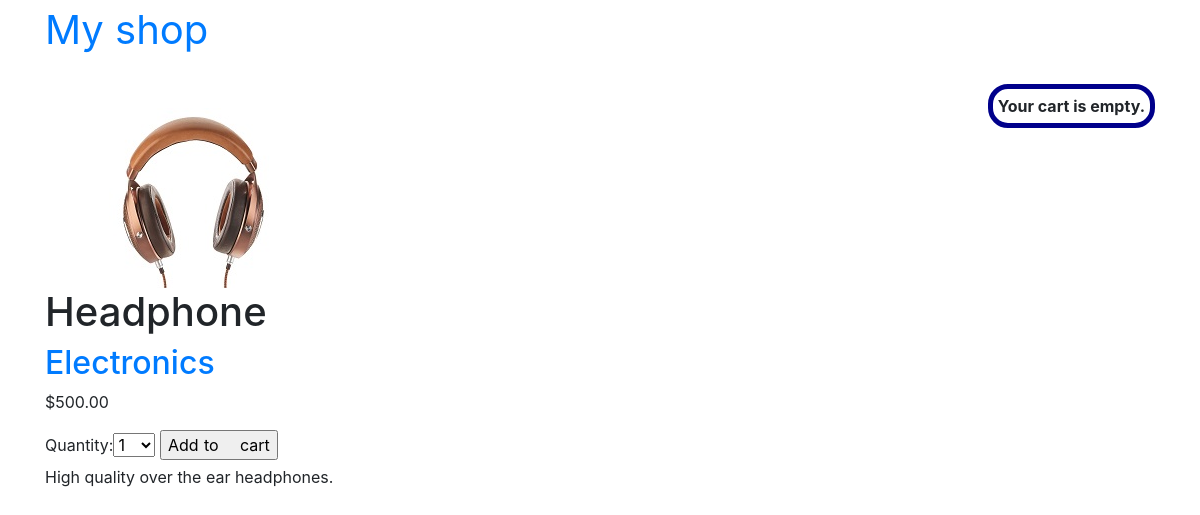
Page /6/headphone/ on the committed database.
### shop/models.py (models this page shows, shortened)
class	Product(models.Model):
	category	=	models.ForeignKey(Category,related_name='products',on_delete=models.CASCADE)
	name	=	models.CharField(max_length=200,db_index=True)
	slug	=	models.SlugField(max_length=200,db_index=True)
	image	=	models.ImageField(upload_to='products/%Y/%m/%d',
			blank=True)
	description	=	models.TextField(blank=True)
	price	=	models.DecimalField(max_digits=10,	decimal_places=2)
	available	=	models.BooleanField(default=True)
	created	=	models.DateTimeField(auto_now_add=True)
	updated	=	models.DateTimeField(auto_now=True)
	class	Meta:
		ordering	=	('name',)
		index_together	=	(('id',	'slug'),)

class Category(models.Model):
	name = models.CharField(max_length=200,db_index=True)
	slug = models.SlugField(max_length=200,unique=True)
	class	Meta:
		ordering = ('name',)
		verbose_name = 'category'
		verbose_name_plural = 'categories'
	def __str__(self):
		return self.name
	def	get_absolute_url(self):
		return	reverse('shop:product_list_by_category',args=[self.slug])

### shop/views.py (the view)
# urls.py: path('<int:id>/<slug:slug>/',	views.product_detail, name='product_detail'),
def	product_detail(request,	id,	slug):
	product	= get_object_or_404(Product,id=id,slug=slug,available=True)
	cart_product_form	=	CartAddProductForm()
	return	render(request,'shop/product/detail.html',{'product': product,'cart_product_form':	cart_product_form})

### cart/forms.py
class CartAddProductForm(forms.Form):
	quantity = forms.TypedChoiceField(choices=PRODUCT_QUANTITY_CHOICES,coerce=int)
	update = forms.BooleanField(required=False,initial=False,widget=forms.HiddenInput)

### cart/cart.py (called while the page is built)
	def	__len__(self):
		return	sum(item['quantity'] for item in self.cart.values())

### cart/context_processors.py (called while the page is built)
def	cart(request):
	return	{'cart': Cart(request)}

### shop/templates/shop/product/detail.html (shortened to what this page needs)
{%	extends	"shop/base.html"	%}
{%	load	static	%}
{%	block	content	%}
		<div	class="product-detail">
				<img	src="{%	if	product.image	%}{{	product.image.url	}}{%	else	%}
				{%	static	"images/no_image.png"	%}{%	endif	%}">
				<h1>{{	product.name	}}</h1>
				<h2><a	href="{{	product.category.get_absolute_url	}}">{{product.category}}</a></h2>
				<p	class="price">${{	product.price	}}</p>
				<form	action="{%	url	"cart:cart_add"	product.id	%}"	method="post">
					{{	cart_product_form	}}
					<input	type="submit"	value="Add	to	cart">
				</form>
				{{	product.description|linebreaks	}}
		</div>
{%	endblock	%}

### rows in the picture
Product: image (picture), name "Headphone", category "Electronics", price "500.00", description "High quality over the ear headphones."
